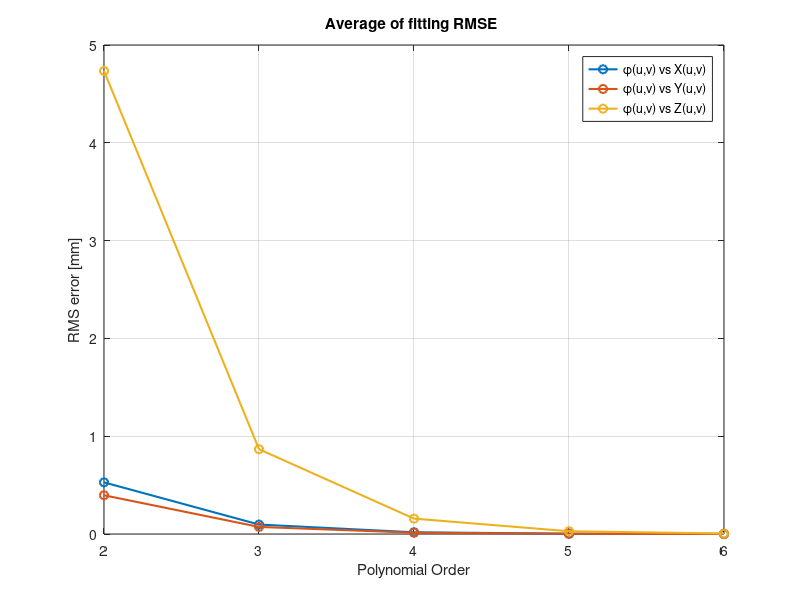

MATLAB code to generate this figure: (Note: this script raises an error after producing the figure.)
aa = [2	0.5281	1.0673	0.3961	0.8285	4.7352	4.7778;
3	0.0967	0.1954	0.0724	0.1515	0.8671	0.8781;
4	0.0175	0.0354	0.0131	0.0274	0.1573	0.1598;
5	0.0031	0.0064	0.0024	0.0049	0.0282	0.0288;
6	0.0006	0.0011	0.0004	0.0009	0.0050	0.0051];


gf = figure(252); hold off

l= [         0    0.4470    0.7410;
             0    0.4470    0.7410;
    0.8500    0.3250    0.0980;
    0.8500    0.3250    0.0980;
    0.9290    0.6940    0.1250;
    0.9290    0.6940    0.1250];

markert = {'-';'--';'-';'--';'-';'--'};


for i = [2:2:7]
    
    plot(aa(:,1),aa(:,i),'LineWidth',1.5,'Marker','o','Color',l(i-1,:),'LineStyle',markert{i-1})
    hold on
end


grid on
xlabel('Polynomial Order')
ylabel('RMS error [mm]')
title('Average of fitting RMSE ')
% 
% legend('mean RMSe \phi vs X', 'max RMSe \phi vs X', ...
%        'mean RMSe \phi vs Y', 'max RMSe \phi vs Y', ...
%        'mean RMSe \phi vs Z', 'max RMSe \phi vs Z')


% legend('mean RMSe \phi(u,v) vs X(u,v)', 'max RMSe \phi(u,v) vs X(u,v)', ...
%        'mean RMSe \phi(u,v) vs Y(u,v)', 'max RMSe \phi(u,v) vs Y(u,v)', ...
%        'mean RMSe \phi(u,v) vs Z(u,v)', 'max RMSe \phi(u,v) vs Z(u,v)')

legend('\phi(u,v) vs X(u,v)', ...
       '\phi(u,v) vs Y(u,v)', ...
       '\phi(u,v) vs Z(u,v)')



gf.Children(1).FontSize = 12;
gf.Children(2).FontSize = 14;
